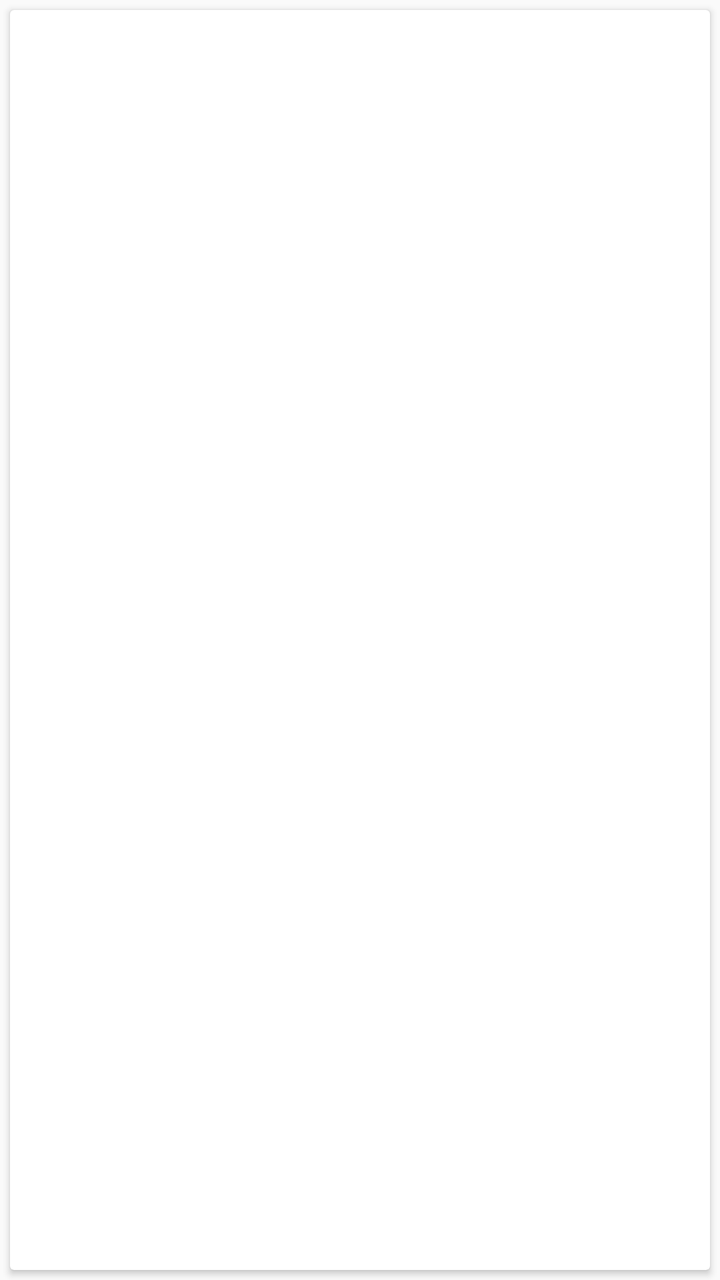
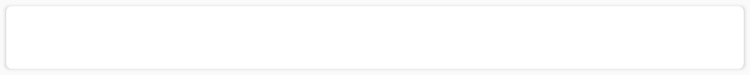

First picture: res/layout/ on a phone held upright. Second picture: the repository's own variant of that layout, on a device whose configuration matches the variant's folder. Source for both follows.
<!-- AndroidManifest.xml: application theme AppTheme -->
<!-- res/layout/recipe_cardview_item.xml -->
<?xml version="1.0" encoding="utf-8"?>
<android.support.v7.widget.CardView xmlns:card_view="http://schemas.android.com/apk/res-auto"
    xmlns:android="http://schemas.android.com/apk/res/android"
    android:layout_width="match_parent"
    android:layout_height="wrap_content"
    android:layout_margin="5dp"
    android:layout_alignParentTop="false"
    android:layout_centerHorizontal="false"
    android:layout_gravity="center_horizontal">

    <RelativeLayout
        android:layout_width="match_parent"
        android:gravity="center_horizontal"
        android:layout_height="wrap_content">

        <TextView
            android:id="@+id/title"
            android:layout_width="match_parent"
            android:layout_height="50dp"
            android:gravity="center_vertical"
            android:layout_centerInParent="false"
            android:textAppearance="@style/TextAppearance.AppCompat.Body1"
            android:layout_centerHorizontal="false"
            android:textAlignment="center"
            android:layout_centerVertical="false" />


        <ImageView
            android:id="@+id/recipeImg"
            android:layout_gravity="left"
            android:paddingRight="15dp"
            android:paddingEnd="15dp"
            android:elevation="1dp"
            android:layout_width="match_parent"
            android:layout_height="match_parent" />

    </RelativeLayout>



</android.support.v7.widget.CardView>
<!-- resources referenced by this layout -->
<resources>
  <style name="AppTheme" parent="Theme.AppCompat.Light.DarkActionBar">
          <item name="windowActionBar">false</item>
          <item name="windowNoTitle">true</item>
  
          <item name="colorPrimary">@color/primary</item>
          <item name="colorPrimaryDark">@color/primary_dark</item>
          <item name="colorAccent">@color/accent</item>
      </style>
</resources>
<!-- res/layout-sw600dp-port/recipe_cardview_item.xml (the repository's variant of the layout above) -->
<!-- drawn on a 7-inch tablet held upright -->
<?xml version="1.0" encoding="utf-8"?>
<android.support.v7.widget.CardView
    xmlns:card_view="http://schemas.android.com/apk/res-auto"
    xmlns:android="http://schemas.android.com/apk/res/android"
    android:layout_height="wrap_content"
    card_view:cardCornerRadius="4dp"
    android:layout_margin="5dp"
    card_view:cardPreventCornerOverlap="false"
    android:layout_alignParentRight="false"
    android:layout_centerInParent="false"
    android:layout_centerHorizontal="false"
    android:layout_centerVertical="false"
    android:layout_width="match_parent">


    <TextView
        android:id="@+id/title"
        android:layout_height="50dp"
        android:textAppearance="@style/TextAppearance.AppCompat.Body1"
        android:textAlignment="center"
        android:layout_centerInParent="false"
        android:layout_centerHorizontal="false"
        android:layout_centerVertical="false"
        android:foregroundGravity="center_vertical|center_horizontal|center"
        android:gravity="center_vertical|center_horizontal"
        android:layout_width="match_parent" />

    <ImageView
        android:id="@+id/recipeImg"
        android:layout_gravity="left"
        android:paddingRight="15dp"
        android:elevation="1dp"
        android:layout_width="match_parent"
        android:layout_height="match_parent" />


</android.support.v7.widget.CardView>
